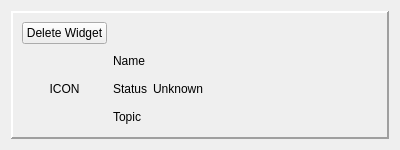
<?xml version="1.0" encoding="UTF-8"?>
<ui version="4.0">
 <class>ThermometerWidget</class>
 <widget class="QWidget" name="ThermometerWidget">
  <property name="geometry">
   <rect>
    <x>0</x>
    <y>0</y>
    <width>400</width>
    <height>150</height>
   </rect>
  </property>
  <property name="windowTitle">
   <string>Form</string>
  </property>
  <layout class="QGridLayout" name="gridLayout_3">
   <item row="0" column="0">
    <widget class="QFrame" name="frame">
     <property name="frameShape">
      <enum>QFrame::Panel</enum>
     </property>
     <property name="frameShadow">
      <enum>QFrame::Raised</enum>
     </property>
     <property name="lineWidth">
      <number>2</number>
     </property>
     <property name="midLineWidth">
      <number>0</number>
     </property>
     <layout class="QGridLayout" name="gridLayout_4" columnstretch="0">
      <item row="0" column="0">
       <layout class="QGridLayout" name="gridLayout_2" columnstretch="3,10">
        <item row="1" column="1">
         <layout class="QGridLayout" name="gridLayout">
          <item row="1" column="0">
           <widget class="QLabel" name="name_label">
            <property name="text">
             <string>Name</string>
            </property>
           </widget>
          </item>
          <item row="4" column="0">
           <widget class="QLabel" name="topic_label">
            <property name="text">
             <string>Topic</string>
            </property>
           </widget>
          </item>
          <item row="2" column="1">
           <widget class="QLabel" name="status_text">
            <property name="text">
             <string>Unknown</string>
            </property>
           </widget>
          </item>
          <item row="4" column="1">
           <widget class="QLabel" name="topic_text">
            <property name="text">
             <string/>
            </property>
           </widget>
          </item>
          <item row="2" column="0">
           <widget class="QLabel" name="status_label">
            <property name="text">
             <string>Status</string>
            </property>
           </widget>
          </item>
          <item row="1" column="1">
           <widget class="QLabel" name="name_text">
            <property name="text">
             <string/>
            </property>
           </widget>
          </item>
          <item row="4" column="2">
           <spacer name="horizontalSpacer">
            <property name="orientation">
             <enum>Qt::Horizontal</enum>
            </property>
            <property name="sizeHint" stdset="0">
             <size>
              <width>40</width>
              <height>20</height>
             </size>
            </property>
           </spacer>
          </item>
         </layout>
        </item>
        <item row="1" column="0">
         <widget class="QLabel" name="icon_label">
          <property name="text">
           <string>ICON</string>
          </property>
          <property name="alignment">
           <set>Qt::AlignCenter</set>
          </property>
         </widget>
        </item>
        <item row="0" column="0">
         <widget class="QPushButton" name="delete_btn">
          <property name="text">
           <string>Delete Widget</string>
          </property>
         </widget>
        </item>
       </layout>
      </item>
     </layout>
    </widget>
   </item>
  </layout>
 </widget>
 <resources/>
 <connections/>
</ui>
